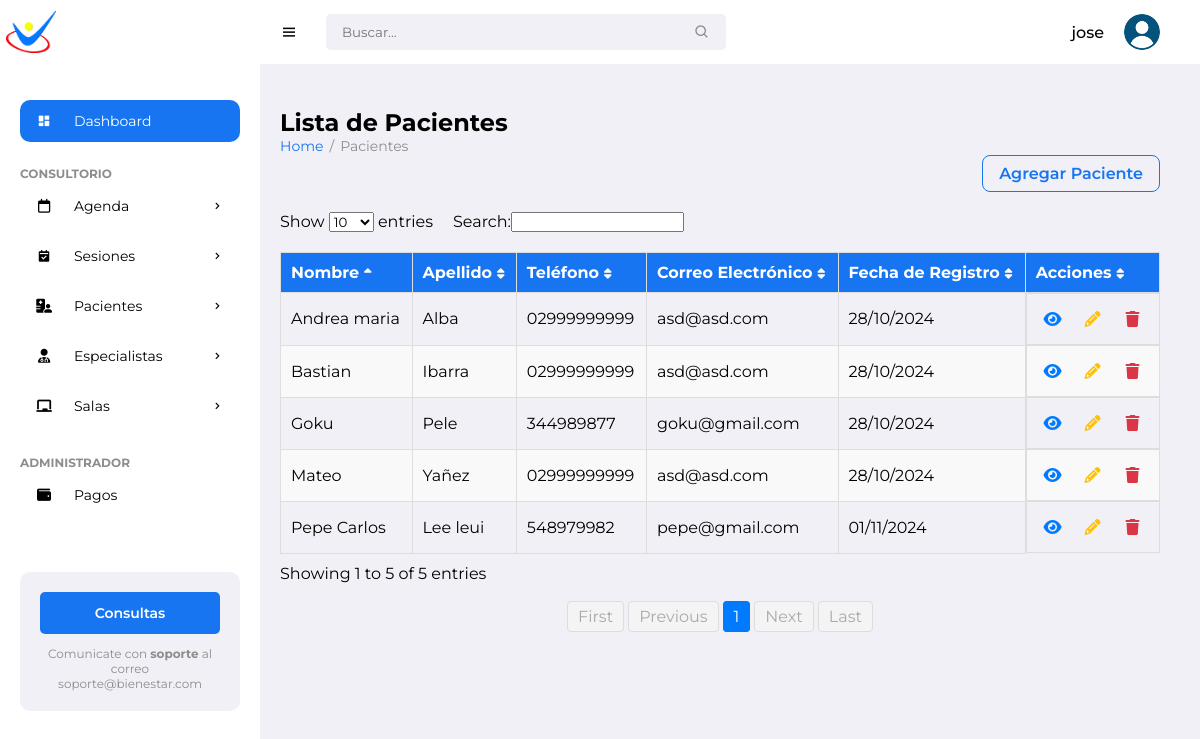
The app's page / (signed in), older data.
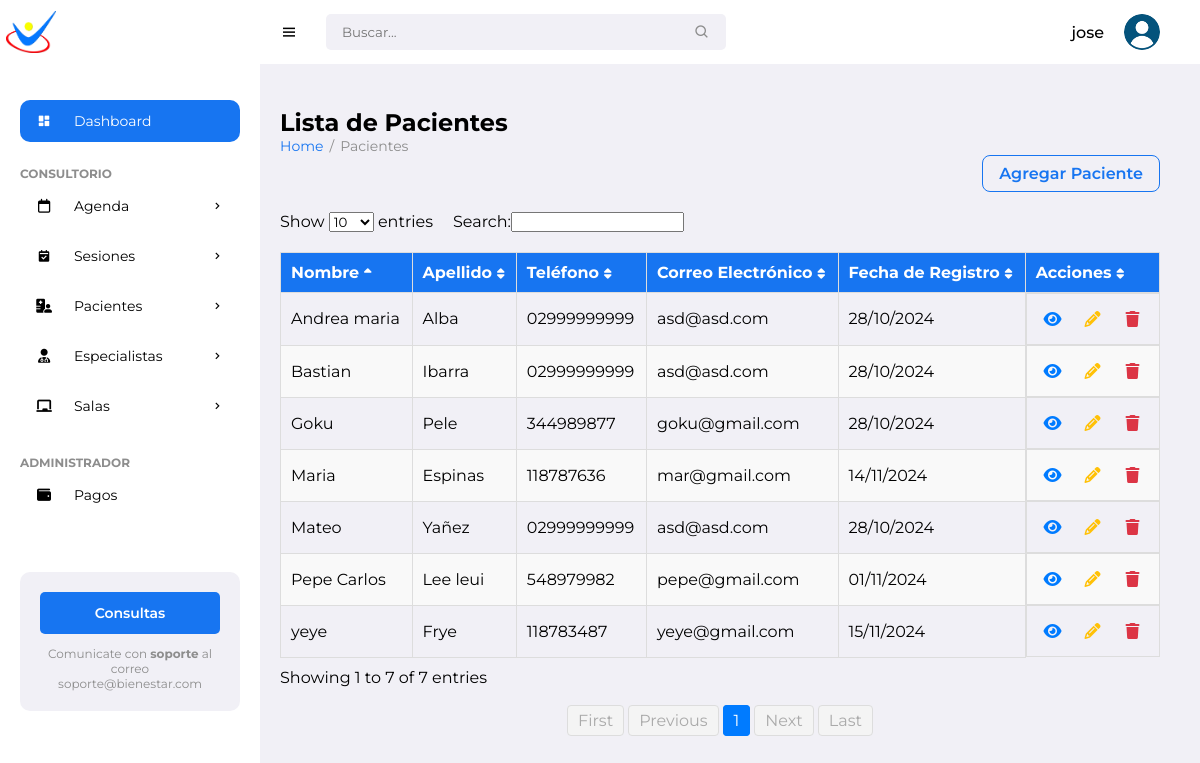
The same page, newer data.
### pacientes/models.py (models this page shows, shortened)
class Patient(models.Model):
    name = models.CharField(max_length=100)
    surname = models.CharField(max_length=100)
    date_of_birth = models.DateField()
    gender = models.CharField(max_length=10, choices=[('M','Male'), ('F','Female')])
    address = models.CharField(max_length=255)
    phone_number = models.CharField(max_length=20)
    email = models.EmailField()
    cost_session = models.DecimalField(max_digits=10, decimal_places=2, default=0)
    photo = models.ImageField(upload_to='patient_photos/', blank=True, null=True)
    marital_status = models.CharField(max_length=20)
    medical_diagnosis = models.TextField()
    attachments = models.FileField(upload_to='patient_attachments/', blank=True, null=True)
    therapy = models.CharField(max_length=100)
    education = models.CharField(max_length=100, default='No especificado')
    therapist = models.ForeignKey(Specialist, on_delete=models.SET_NULL, null=True, related_name='patients')
    medical_history = models.TextField(blank=True, null=True)
    allergies = models.CharField(max_length=255, blank=True)  # Changed from TextField
    emergency_contact_name = models.CharField(max_length=100)
    emergency_contact_phone = models.CharField(max_length=20)  # Updated length
    notes = models.TextField(blank=True)
    created_date = models.DateTimeField(auto_now_add=True)
    status = models.CharField(max_length=50, choices=[
        ('Active', 'Active'),
        ('Discharged', 'Discharged'),
        ('Suspended', 'Suspended')
    ], blank=True,
        null=True)

### pacientes/views.py (the view)
# urls.py: path('', views.patient_list, name='patient_list'),
@login_required
def patient_list(request):
    patients = Patient.objects.all()
    return render(request, 'pacientes/patient/patient_list.html', {'patients': patients})

### pacientes/templates/pacientes/patient/patient_list.html (shortened to what this page needs)
{% extends "pacientes/base/base.html" %}
{% load static %}
{% block left_content %}
<h1>Lista de Pacientes</h1>
<ul class="breadcrumbs">
    <li><a href="{% url 'patient_list' %}">Home</a></li>
    <li class="divider">/</li>
    <li><a href="#" class="active">Pacientes</a></li>
</ul>
<div class="list-header">
    <a href="{% url 'new_patient' %}" class="btn-add">Agregar Paciente</a>
</div>
<div class="patient-list-container">
    <table id="patientTable" class="display table">
        <thead>
            <tr>
                <th>Nombre</th>
                <th>Apellido</th>
                <th>Teléfono</th>
                <th>Correo Electrónico</th>
                <th>Fecha de Registro</th>
                <th>Acciones</th>
            </tr>
        </thead>
        <tbody>
            {% for patient in patients %}
            <tr>
                <td>{{ patient.name }}</td>
                <td>{{ patient.surname }}</td>
                <td>{{ patient.phone_number }}</td>
                <td>{{ patient.email }}</td>
                <td>{{ patient.created_date|date:"d/m/Y" }}</td>
                <td class="actions-tab">
                    <a href="{% url 'patient_schedule' patient.id %}" class="btn btn-icon view" title="Ver detalles">
                        <i class="fa-solid fa-eye"></i>
                    </a>
                    <a href="{% url 'edit_patient' patient.id %}" class="btn-icon edit" title="Editar">
                        <i class="fas fa-pencil-alt"></i>
                    </a>
                    <a href="{% url 'delete_patient' patient.id %}" class="btn-icon delete" title="Eliminar">
                        <i class="fas fa-trash"></i>
                    </a>
                </td>
            </tr>
            {% endfor %}
        </tbody>
    </table>
</div>
{% endblock %}

Row changes from the older to the newer data that the page shows:
added Patient: name "Maria", surname "Espinas", phone_number "118787636", email "mar@gmail.com", created_date "14/11/2024"
added Patient: name "yeye", surname "Frye", phone_number "118783487", email "yeye@gmail.com", created_date "15/11/2024"
Text that changed along with them:
text written by a page script: "Show entries Search: Showing 1 to 5 of 5 entries First Previous 1 Next Last" → "Show entries Search: Showing 1 to 7 of 7 entries First Previous 1 Next Last"
